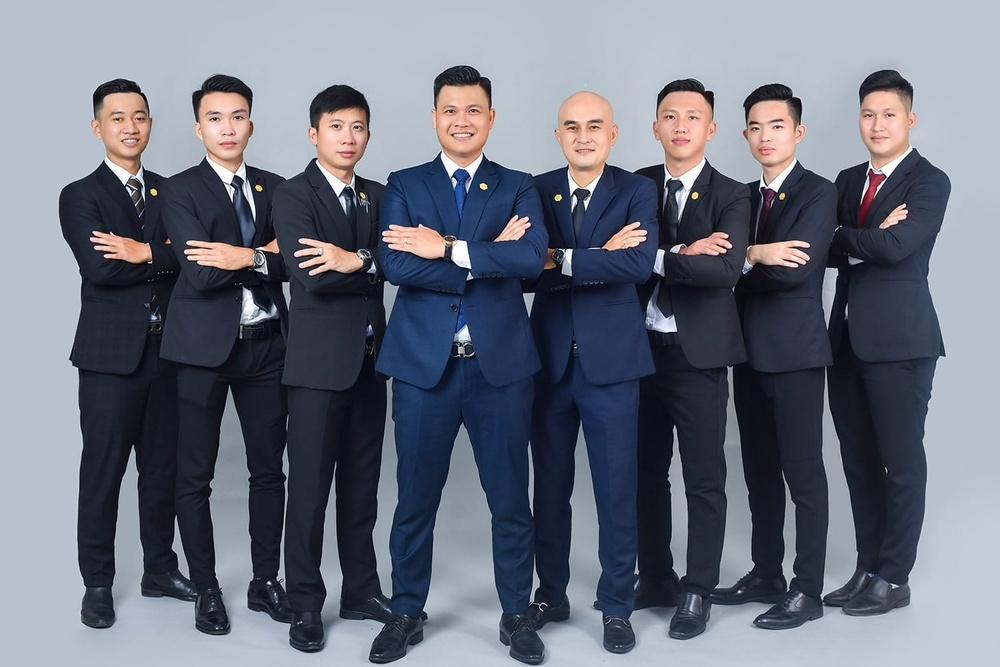
#> input picture LAB7/img.jpg, 1000 x 667 px, shrunk from 1500 x 1000 before the run
$ jupyter execute 2374802010379_TranDaiPhat_0101_Lab06.ipynb
#> lines starting #> are read from the running program, lines starting #| are printed output that depends on the picture
# LAB 06: NHẬN DIỆN ẢNH (IMAGE DETECTION)

## Bài 1

[cell 1]
import cv2
import matplotlib.pyplot as Phat
img = cv2.imread('img.jpg')
#> img is the input picture: shape (667, 1000, 3); mean B, G, R 125.7, 113.3, 107.4
img_gray = cv2.cvtColor(img, cv2.COLOR_BGR2GRAY)
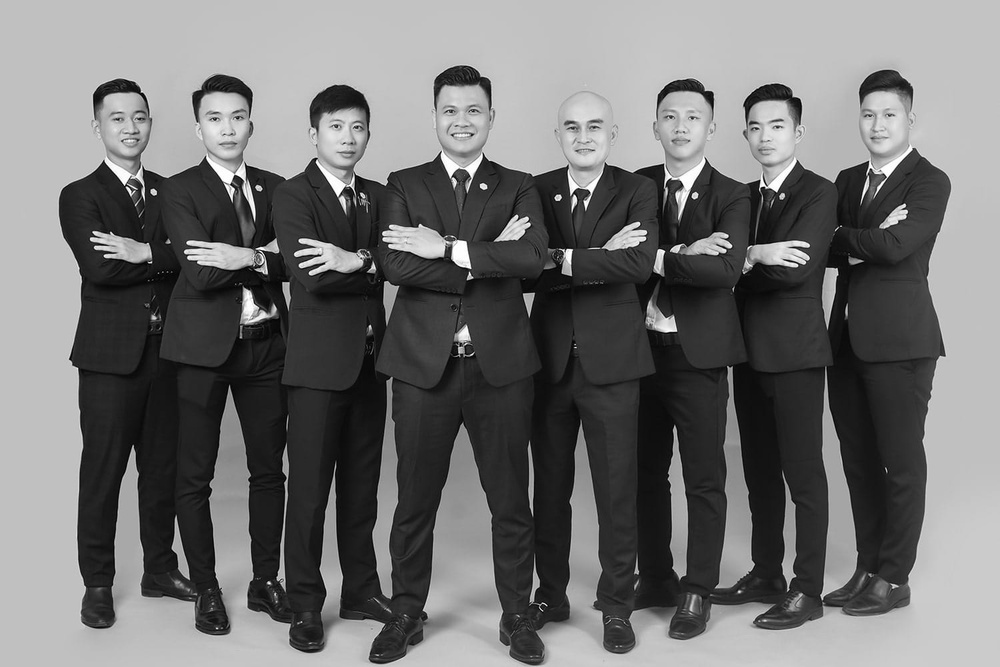
#> img_gray: shape (667, 1000); min 0, max 255, mean 112.9
img_rgb = cv2.cvtColor(img, cv2.COLOR_BGR2RGB)

stop_data = cv2.CascadeClassifier('/content/haarcascade_frontalface_default.xml')
found = stop_data.detectMultiScale(img_gray, minSize = (20, 20))
#> found = [[650, 93, 64, 64], [850, 92, 61, 61], [315, 102, 64, 64], [95, 92, 66, 66], [549, 100, 69, 69], [736, 101, 65, 65], [427, 85, 69, 69], [192, 91, 68, 68]]
amount_found = len(found)
#> amount_found = 8

if amount_found != 0:
  for (x, y, width, height) in found:
    cv2.rectangle(img_rgb, (x, y), (x + height, y + width), (0, 255, 0), 5)
#> this loop made 8 passes
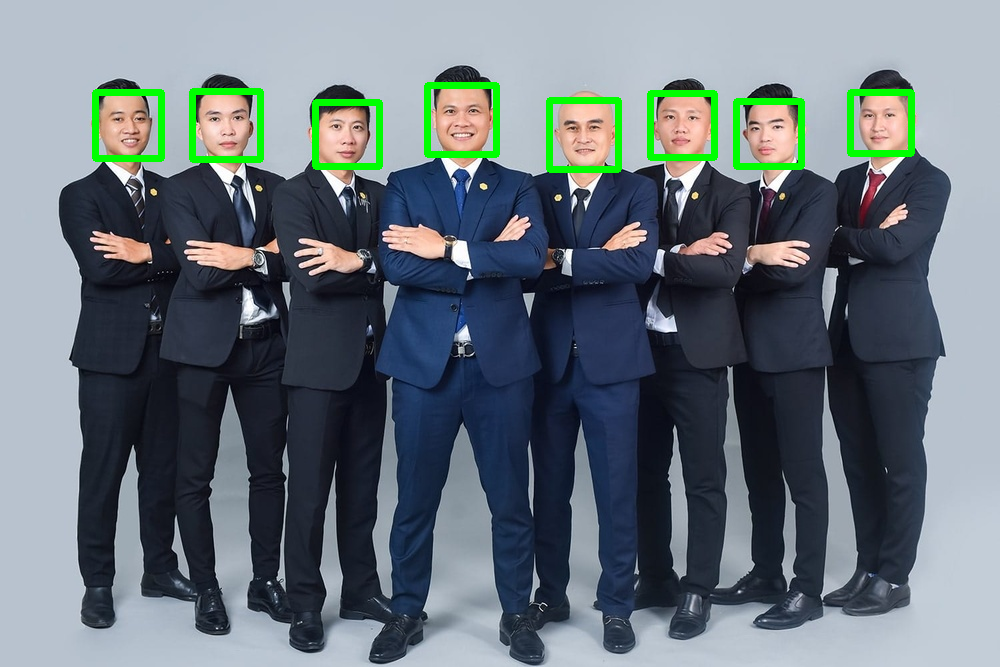
#> img_rgb: shape (667, 1000, 3); mean R, G, B 103.9, 115.5, 122.3

Phat.imshow(img_rgb)

$ run again, with LAB7/dog.jpg copied over LAB7/img.jpg
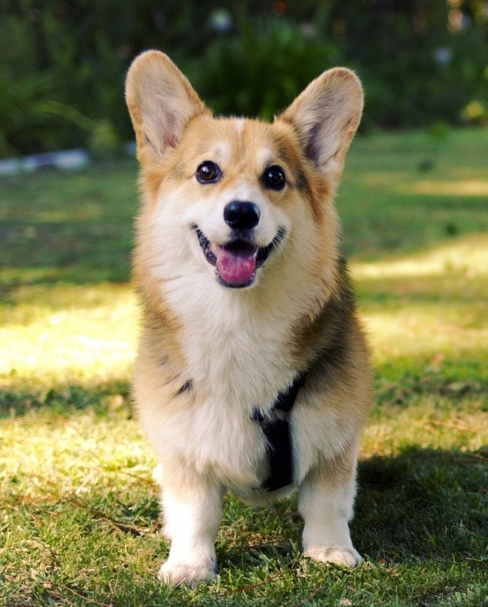
#> input picture LAB7/dog.jpg, 488 x 607 px
#> img is the input picture: shape (607, 488, 3); mean B, G, R 84.2, 122.1, 124.5
#> `img_gray = cv2.cvtColor(img, cv2.COLOR_BGR2GRAY)`:
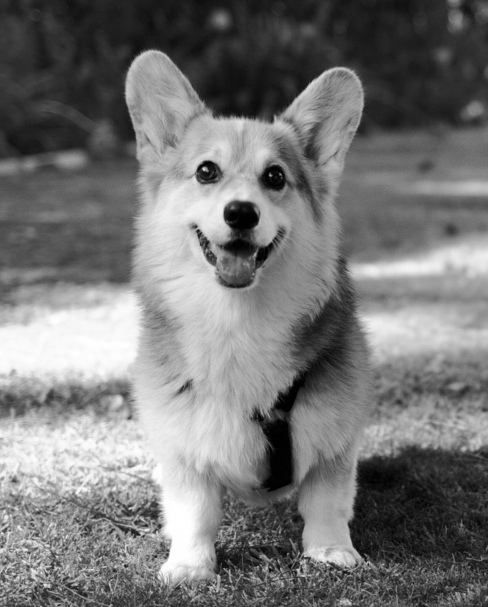
#> img_gray: shape (607, 488); min 0, max 255, mean 118.5
#> found = [[111, 80, 245, 245]]
#> amount_found = 1
#> the loop `for (x, y, width, height) in found:` made 1 pass
#> after the loop `for (x, y, width, height) in found:`:
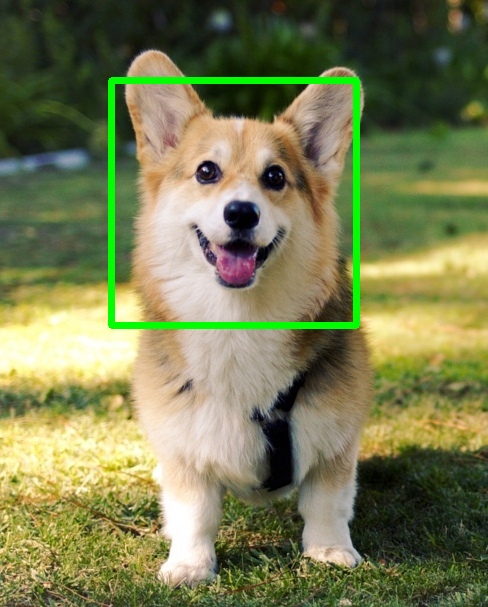
#> img_rgb: shape (607, 488, 3); mean R, G, B 121.7, 125.3, 82.4
